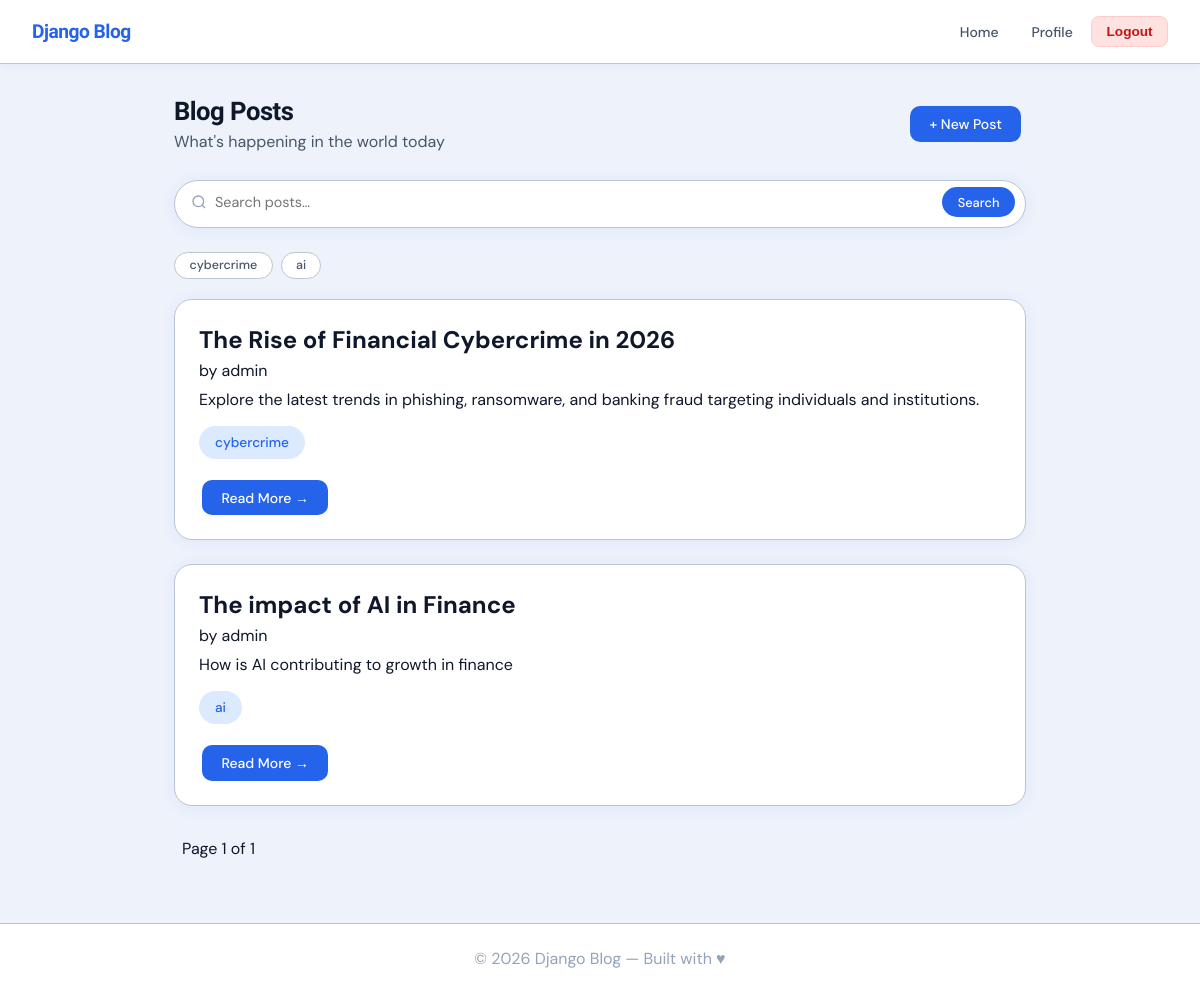
Page /blog/ (signed in) on the committed database.
### blog/models.py (models this page shows, shortened)
class Post(models.Model):
    title = models.CharField(max_length=100, null=False)
    content = models.TextField(null=False)
    published_date = models.DateTimeField(auto_now_add=True)
    author = models.ForeignKey(CustomUser, on_delete=models.CASCADE)
    tags = TaggableManager()
    class Meta:
        ordering = ["-published_date"]

class CustomUser(AbstractUser):
    email = models.EmailField(unique=True, null=False, blank=False)

### blog/views.py (the view)
# urls.py: path("", show_all_post, name="posts"),
def show_all_post(request):
    posts = Post.objects.all()
    query = request.GET.get("query")
    tag = request.GET.get("tag")
    if query:
        posts = posts.filter(
            Q(title__icontains=query) | Q(content__icontains=query)
        ).distinct()
    if tag:
        posts = posts.filter(tags__slug=tag)
    all_tags = Tag.objects.order_by("?")[:5]  # get 5 ramdom tags
    paginator = Paginator(object_list=posts, per_page=10)
    total_pages = paginator.num_pages
    page_num = request.GET.get("page", 1)
    page_obj = paginator.get_page(page_num)
    current_page_number = page_obj.number
    context = {
        "posts": page_obj,
        "total_pages": total_pages,
        "current_page_number": current_page_number,
        "random_tags": all_tags,
    }
    return render(request, "blog/post_list.html", context)

### blog/templates/blog/post_list.html (shortened to what this page needs)
{% extends "blog/base.html" %}
{% block content %}
{% include 'blog/_create_post.html' %}
<form method="GET" style="margin-bottom:1.5rem;">
    <div class="search-bar">
        <svg width="16" height="16" fill="none" stroke="#94a3b8" stroke-width="2" viewBox="0 0 24 24">
            <circle cx="11" cy="11" r="8" />
            <path d="m21 21-4.35-4.35" />
        </svg>
        <input type="text" name="query" placeholder="Search posts…" />
        <button type="submit">Search</button>
    </div>
</form>
<div class="category-pills">
    {% for rand_tag in random_tags %}
    <span class="pill">
        <a href="{% url 'tag_posts' rand_tag.slug %}">
            {{ rand_tag.name|lower }}
        </a>
    </span>
    {% endfor %}
</div>
{% if posts %}
<div class="posts-list">
    {% for post in posts %}
    <div class="post-item">
        <h2>{{ post.title }}</h2>
        <div class="meta">
            <span>by {{ post.author.username }}</span>
        </div>
        <p class="excerpt">
            {{ post.content|truncatechars:200 }}
        </p>
        <div class="tags">
            {% for tag in post.tags.all %}
            <a href="{% url 'tag_posts' tag.slug %}" class="tag-pill">
                {{ tag.slug }}
            </a>
            {% endfor %}
        </div>
        <div class="post-actions">
            <a href="{% url 'post-detail' post.pk %}" class="btn btn-primary">Read More →</a>
        </div>
    </div>
    {% endfor %}
</div>
<div class="pagination">
    <span class="current">
        Page {{ current_page_number }} of {{ total_pages }}
    </span>
</div>
{% endif %}
{% endblock %}

### static/css/style.css (style rules this page uses)
*, *::before, *::after { box-sizing: border-box; margin: 0; padding: 0; }
:root { --bg: #edf2fb; --surface: #ffffff; --surface2: #f4f7fd; --accent: #2563eb; --accent-light: #dbeafe; --text-primary: #0f172a; --text-secondary: #475569; --text-muted: #94a3b8; --border: #bcc4cf; --radius: 18px; --radius-sm: 10px; --shadow: 0 2px 16px rgba(37,99,235,0.07); --shadow-card: 0 4px 32px rgba(37,99,235,0.10); --font-head: 'Sora', sans-serif; --font-body: 'DM Sans', sans-serif; }
body { font-family: var(--font-body); background: var(--bg); color: var(--text-primary); min-height: 100vh; display: flex; flex-direction: column; }
.btn { display: inline-flex; align-items: center; gap: 6px; padding: 0.55rem 1.2rem; border-radius: 10px; font-family: var(--font-body); font-size: 0.875rem; font-weight: 500; cursor: pointer; border: none; text-decoration: none; transition: all 0.15s; margin-right: 5px; }
.btn-primary { background: var(--accent); color: #fff; }
.tags { display: flex; gap: 0.5rem; flex-wrap: wrap; margin-top: 0.4rem; margin-bottom: 0.5rem; }
.tag-pill { display: inline-block; margin-right: 0.3rem; padding: 0.5rem 1rem; font-size: 0.85rem; border-radius: 100px; background: var(--accent-light); color: var(--accent); text-decoration: none; font-weight: 500; transition: all 0.15s ease; }
.search-bar { display: flex; gap: 0.5rem; align-items: center; background: var(--surface); border: 1px solid var(--border); border-radius: 30px; padding: 0.4rem 0.6rem 0.6rem 1rem; box-shadow: var(--shadow); }
.search-bar input { border: none; background: transparent; outline: none; font-family: var(--font-body); font-size: 0.9rem; color: var(--text-primary); flex: 1; }
.search-bar button { background: var(--accent); color: #fff; border: none; border-radius: 20px; padding: 0.4rem 1rem; font-size: 0.8rem; font-weight: 500; cursor: pointer; font-family: var(--font-body); }
.category-pills { display: flex; gap: 0.5rem; flex-wrap: wrap; margin-bottom: 1.25rem; }
.pill { padding: 0.3rem 0.9rem; border-radius: 20px; font-size: 0.78rem; font-weight: 500; background: var(--surface); color: var(--text-secondary); border: 1px solid var(--border); cursor: pointer; transition: all 0.15s; }
.pill a { text-decoration: none; color: inherit; }
.posts-list, .post-detail, .comment-detail { display: flex; flex-direction: column; gap: 1.5rem; }
.post-item, .comment-item { background: var(--surface); padding: 1.5rem; border-radius: var(--radius); border: 1px solid var(--border); box-shadow: var(--shadow); display: flex; flex-direction: column; height: 100%; }
.post-item h2 { margin-bottom: 0.3rem; }
.post-item .meta { margin-bottom: 0.5rem; }
.post-item .excerpt { margin-bottom: 0.6rem; }
.post-actions, .comment-actions { display: flex; gap: 0.5rem; margin-top: 0.8rem; padding-left: 0.2rem; }
.pagination { padding: 2rem 0.5rem; }

### rows in the picture
Tag: name "cybercrime", slug "cybercrime"
Tag: name "ai", slug "ai"
Post: title "The Rise of Financial Cybercrime in 2026", author.username "admin", content "Explore the latest trends in phishing, ransomware, and banking fraud targeting individuals and institutions."
Post: title "The impact of AI in Finance", author.username "admin", content "How is AI contributing to growth in finance"

### other values in the picture
{{ current_page_number }} "1"
{{ total_pages }} "1"
